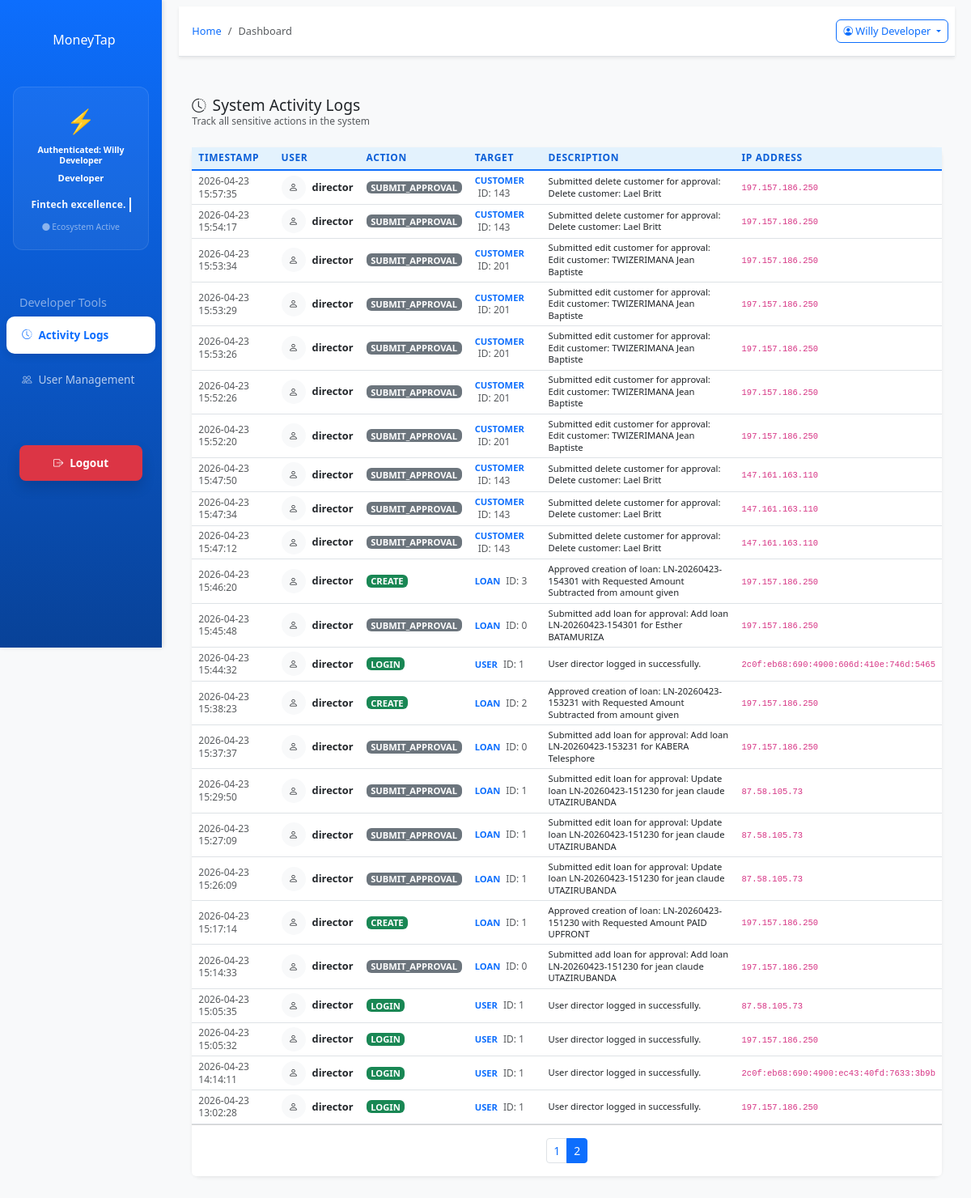
The page /app.moneytap/index.php?page=activity_logs&p=2 (signed in) on the database its author committed.
### tables this page shows
CREATE TABLE `activity_logs` (
  `id` int(11) NOT NULL,
  `user_id` int(11) NOT NULL,
  `username` varchar(50) NOT NULL,
  `action_type` varchar(50) NOT NULL,
  `entity_type` varchar(50) DEFAULT NULL,
  `entity_id` int(11) DEFAULT NULL,
  `description` text,
  `ip_address` varchar(45) DEFAULT NULL,
  `user_agent` text,
  `created_at` timestamp NOT NULL DEFAULT CURRENT_TIMESTAMP
);

### app.moneytap/modules/activity_logs.php (the view, shortened to what this page needs)
<?php
$conn = getConnection();
$limit = 50;
$page = isset($_GET['p']) ? (int)$_GET['p'] : 1;
$offset = ($page - 1) * $limit;
$total_res = $conn->query("SELECT COUNT(*) as cnt FROM activity_logs");
$total_rows = $total_res->fetch_assoc()['cnt'];
$total_pages = ceil($total_rows / $limit);
$logs = $conn->query("SELECT * FROM activity_logs ORDER BY created_at DESC LIMIT $limit OFFSET $offset");
?>
<div class="container-fluid py-4">
    <div class="d-flex justify-content-between align-items-center mb-4">
        <div>
            <h1 class="h3 mb-0 text-gray-800"><i class="bi bi-clock-history me-2"></i>System Activity Logs</h1>
            <p class="text-muted small mb-0">Track all sensitive actions in the system</p>
        </div>
    </div>
    <div class="card shadow-sm border-0">
        <div class="card-body p-0">
            <div class="table-responsive">
                <table class="table table-hover align-middle mb-0">
                    <thead class="bg-light">
                        <tr>
                            <th class="px-3">Timestamp</th>
                            <th>User</th>
                            <th>Action</th>
                            <th>Target</th>
                            <th>Description</th>
                            <th>IP Address</th>
                        </tr>
                    </thead>
                    <tbody>
                        <?php while ($row = $logs->fetch_assoc()):
                            $badge = 'secondary';
                            switch($row['action_type']) {
                                case 'login': $badge = 'success'; break;
                                case 'create': $badge = 'success'; break;
                            }
                        ?>
                        <tr>
                            <td class="px-3 small text-muted">
                                <?= date('Y-m-d H:i:s', strtotime($row['created_at'])) ?>
                            </td>
                            <td>
                                <div class="d-flex align-items-center">
                                    <div class="avatar-sm bg-light rounded-circle me-2 d-flex align-items-center justify-content-center" style="width:30px;height:30px;">
                                        <i class="bi bi-person h6 mb-0"></i>
                                    </div>
                                    <span class="fw-bold"><?= htmlspecialchars($row['username']) ?></span>
                                </div>
                            </td>
                            <td>
                                <span class="badge bg-<?= $badge ?>"><?= strtoupper($row['action_type']) ?></span>
                            </td>
                            <td class="small">
                                <?php if ($row['entity_type']): ?>
                                    <span class="text-primary fw-bold text-uppercase"><?= $row['entity_type'] ?></span>
                                    <span class="text-muted ms-1">ID: <?= $row['entity_id'] ?></span>
                                <?php else: ?>
                                    <span class="text-muted">—</span>
                                <?php endif; ?>
                            </td>
                            <td>
                                <div class="text-dark small"><?= htmlspecialchars($row['description']) ?></div>
                            </td>
                            <td class="small text-muted">
                                <code><?= $row['ip_address'] ?></code>
                            </td>
                        </tr>
                        <?php endwhile; ?>
                    </tbody>
                </table>
            </div>
        </div>
        <?php if ($total_pages > 1): ?>
        <div class="card-footer bg-white py-3">
            <nav>
                <ul class="pagination pagination-sm justify-content-center mb-0">
                    <?php for ($i=1; $i<=$total_pages; $i++): ?>
                        <li class="page-item <?= ($i == $page) ? 'active' : '' ?>">
                            <a class="page-link" href="?page=activity_logs&p=<?= $i ?>"><?= $i ?></a>
                        </li>
                    <?php endfor; ?>
                </ul>
            </nav>
        </div>
        <?php endif; ?>
    </div>
</div>

### app.moneytap/assets/css/style.css (style rules this page uses)
:root { --primary-blue: #0d6efd; --light-blue: #e3f2fd; --dark-blue: #0b5ed7; --white: #ffffff; --light-gray: #f8f9fa; --gray: #6c757d; --dark-gray: #343a40; }
body { background-color: #f8f9fa; font-family: 'Segoe UI', Tahoma, Geneva, Verdana, sans-serif; }
.card { border: none; border-radius: 10px; box-shadow: 0 4px 6px rgba(0, 0, 0, 0.05); transition: transform 0.3s, box-shadow 0.3s; }
.table { background-color: var(--white); }
.table thead th { background-color: var(--light-blue); border-bottom: 2px solid var(--primary-blue); color: var(--dark-blue); font-weight: 600; }

### app.moneytap/index.php (style rules this page uses)
body { font-size: 12px !important; overflow-x: hidden; }
.card { margin-bottom: 0.5rem !important; }
.card-body { padding: 0.75rem !important; }
.table { font-size: 0.8rem !important; }
.table th, .table td { padding: 0.3rem 0.5rem !important; }
.badge { font-size: 0.7rem !important; padding: 0.15rem 0.35rem !important; }
h1, .h1 { font-size: 1.5rem !important; }
h3, .h3 { font-size: 1.2rem !important; }
h6, .h6 { font-size: 0.9rem !important; }
.mb-4 { margin-bottom: 1rem !important; }
.py-3 { padding-top: 0.75rem !important; padding-bottom: 0.75rem !important; }
.py-4 { padding-top: 1rem !important; padding-bottom: 1rem !important; }
.px-3 { padding-left: 0.75rem !important; padding-right: 0.75rem !important; }
.text-muted { font-size: 0.75rem !important; }
h1, h2, h3, h4, h5, h6 { line-height: 1.2 !important; }
p, .form-label, .small { line-height: 1.3 !important; }
.table-hover tbody tr { line-height: 1.2 !important; }
.bi { font-size: 0.9em !important; }
.container-fluid { padding: 0.5rem !important; }

### app.moneytap/modules/activity_logs.php (style rules this page uses)
.table thead th { font-size: 0.75rem; text-transform: uppercase; letter-spacing: 0.05em; font-weight: 700; }
.badge { font-weight: 600; padding: 0.4em 0.8em; }

### rows shown on the page
activity_logs: created_at "2026-04-23 15:57:35", username "director", action_type "SUBMIT_APPROVAL", entity_type "CUSTOMER", entity "143", description "Submitted delete customer for approval: Delete customer: Lael Britt", ip_address "197.157.186.250"
activity_logs: created_at "2026-04-23 15:54:17", username "director", action_type "SUBMIT_APPROVAL", entity_type "CUSTOMER", entity "143", description "Submitted delete customer for approval: Delete customer: Lael Britt", ip_address "197.157.186.250"
activity_logs: created_at "2026-04-23 15:53:34", username "director", action_type "SUBMIT_APPROVAL", entity_type "CUSTOMER", entity "201", description "Submitted edit customer for approval: Edit customer: TWIZERIMANA Jean Baptiste", ip_address "197.157.186.250"
activity_logs: created_at "2026-04-23 15:53:29", username "director", action_type "SUBMIT_APPROVAL", entity_type "CUSTOMER", entity "201", description "Submitted edit customer for approval: Edit customer: TWIZERIMANA Jean Baptiste", ip_address "197.157.186.250"
activity_logs: created_at "2026-04-23 15:53:26", username "director", action_type "SUBMIT_APPROVAL", entity_type "CUSTOMER", entity "201", description "Submitted edit customer for approval: Edit customer: TWIZERIMANA Jean Baptiste", ip_address "197.157.186.250"
activity_logs: created_at "2026-04-23 15:52:26", username "director", action_type "SUBMIT_APPROVAL", entity_type "CUSTOMER", entity "201", description "Submitted edit customer for approval: Edit customer: TWIZERIMANA Jean Baptiste", ip_address "197.157.186.250"
activity_logs: created_at "2026-04-23 15:52:20", username "director", action_type "SUBMIT_APPROVAL", entity_type "CUSTOMER", entity "201", description "Submitted edit customer for approval: Edit customer: TWIZERIMANA Jean Baptiste", ip_address "197.157.186.250"
activity_logs: created_at "2026-04-23 15:47:50", username "director", action_type "SUBMIT_APPROVAL", entity_type "CUSTOMER", entity "143", description "Submitted delete customer for approval: Delete customer: Lael Britt", ip_address "147.161.163.110"
activity_logs: created_at "2026-04-23 15:47:34", username "director", action_type "SUBMIT_APPROVAL", entity_type "CUSTOMER", entity "143", description "Submitted delete customer for approval: Delete customer: Lael Britt", ip_address "147.161.163.110"
activity_logs: created_at "2026-04-23 15:47:12", username "director", action_type "SUBMIT_APPROVAL", entity_type "CUSTOMER", entity "143", description "Submitted delete customer for approval: Delete customer: Lael Britt", ip_address "147.161.163.110"
activity_logs: created_at "2026-04-23 15:46:20", username "director", action_type "CREATE", entity_type "LOAN", entity "3", description "Approved creation of loan: LN-20260423-154301 with Requested Amount Subtracted from amount given", ip_address "197.157.186.250"
activity_logs: created_at "2026-04-23 15:45:48", username "director", action_type "SUBMIT_APPROVAL", entity_type "LOAN", entity "0", description "Submitted add loan for approval: Add loan LN-20260423-154301 for Esther BATAMURIZA", ip_address "197.157.186.250"
activity_logs: created_at "2026-04-23 15:44:32", username "director", action_type "LOGIN", entity_type "USER", entity "1", description "User director logged in successfully.", ip_address "2c0f:eb68:690:4900:606d:410e:746d:5465"
activity_logs: created_at "2026-04-23 15:38:23", username "director", action_type "CREATE", entity_type "LOAN", entity "2", description "Approved creation of loan: LN-20260423-153231 with Requested Amount Subtracted from amount given", ip_address "197.157.186.250"
activity_logs: created_at "2026-04-23 15:37:37", username "director", action_type "SUBMIT_APPROVAL", entity_type "LOAN", entity "0", description "Submitted add loan for approval: Add loan LN-20260423-153231 for KABERA Telesphore", ip_address "197.157.186.250"
activity_logs: created_at "2026-04-23 15:29:50", username "director", action_type "SUBMIT_APPROVAL", entity_type "LOAN", entity "1", description "Submitted edit loan for approval: Update loan LN-20260423-151230 for jean claude UTAZIRUBANDA", ip_address "87.58.105.73"
activity_logs: created_at "2026-04-23 15:27:09", username "director", action_type "SUBMIT_APPROVAL", entity_type "LOAN", entity "1", description "Submitted edit loan for approval: Update loan LN-20260423-151230 for jean claude UTAZIRUBANDA", ip_address "87.58.105.73"
activity_logs: created_at "2026-04-23 15:26:09", username "director", action_type "SUBMIT_APPROVAL", entity_type "LOAN", entity "1", description "Submitted edit loan for approval: Update loan LN-20260423-151230 for jean claude UTAZIRUBANDA", ip_address "87.58.105.73"
activity_logs: created_at "2026-04-23 15:17:14", username "director", action_type "CREATE", entity_type "LOAN", entity "1", description "Approved creation of loan: LN-20260423-151230 with Requested Amount PAID UPFRONT", ip_address "197.157.186.250"
activity_logs: created_at "2026-04-23 15:14:33", username "director", action_type "SUBMIT_APPROVAL", entity_type "LOAN", entity "0", description "Submitted add loan for approval: Add loan LN-20260423-151230 for jean claude UTAZIRUBANDA", ip_address "197.157.186.250"
activity_logs: created_at "2026-04-23 15:05:35", username "director", action_type "LOGIN", entity_type "USER", entity "1", description "User director logged in successfully.", ip_address "87.58.105.73"
activity_logs: created_at "2026-04-23 15:05:32", username "director", action_type "LOGIN", entity_type "USER", entity "1", description "User director logged in successfully.", ip_address "197.157.186.250"
activity_logs: created_at "2026-04-23 14:14:11", username "director", action_type "LOGIN", entity_type "USER", entity "1", description "User director logged in successfully.", ip_address "2c0f:eb68:690:4900:ec43:40fd:7633:3b9b"
activity_logs: created_at "2026-04-23 13:02:28", username "director", action_type "LOGIN", entity_type "USER", entity "1", description "User director logged in successfully.", ip_address "197.157.186.250"

### other values the page prints
$_SESSION['user_name'] "Willy Developer"
$user_role "Developer"
$page_title "Dashboard"
